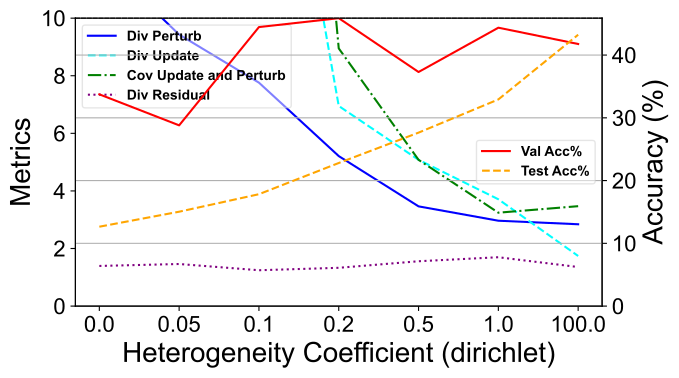

Python code for this plot:
# Simulating reading from an Excel file as a DataFrame
import numpy as np
import pandas as pd
import matplotlib.pyplot as plt
from matplotlib import rcParams

# Manually creating the DataFrame to simulate the data from the provided content
df = pd.DataFrame({
    "dirichlet": [0, 0.05, 0.1, 0.2, 0.5, 1, 100],
    "Div Perturb": [12.1, 9.43, 7.76, 5.21, 3.4638, 2.965, 2.8421],
    "Div Update": [16.9732, 21.6551, 22.611, 6.95, 5.08, 3.71, 1.74],
    "Cov Update and Perturb": [21.016, 18.736, 39, 8.95, 5.08, 3.244, 3.47],
    "Div Residual": [1.394293177, 1.461694908, 1.245546915, 1.329944524, 1.557764119, 1.697307712, 1.356985313],
    "Val Acc%": [33.74, 28.8, 44.46, 45.88, 37.3, 44.36, 41.76],
    "Test Acc%": [12.65, 15.04, 17.83, 22.8, 27.64, 32.93, 43.24]
})

# Set a display-friendly font globally
rcParams['font.family'] = 'sans-serif'
rcParams['font.sans-serif'] = ['Arial', 'Helvetica', 'DejaVu Sans']

# Create an array of equal spacing for the x-axis based on the length of the data
equal_spacing_x = np.arange(len(df["dirichlet"]))

# Save the plot with larger fonts and export as a PDF
output_pdf_path = 'E:\Github\Official-FedGF/tools\draw/enlarged_fonts_metrics_plot.pdf'

width_in_inches = 496 / 72
height_in_inches = 279 / 72
# Regenerate the plot with adjusted legend position
fig, ax1 = plt.subplots(figsize=(width_in_inches, height_in_inches))

# Plot left-axis metrics
ax1.set_xlabel("Heterogeneity Coefficient (dirichlet)", fontsize=20, color="black")
ax1.set_ylabel("Metrics", fontsize=20, color="black")
ax1.plot(equal_spacing_x, df["Div Perturb"], label="Div Perturb", color="blue", linestyle='-')
ax1.plot(equal_spacing_x, df["Div Update"], label="Div Update", color="cyan", linestyle='--')
ax1.plot(equal_spacing_x, df["Cov Update and Perturb"], label="Cov Update and Perturb", color="green", linestyle='-.')
ax1.plot(equal_spacing_x, df["Div Residual"], label="Div Residual", color="purple", linestyle=':')
ax1.set_ylim(0, 10)  # Left y-axis range: 0 to 10
ax1.tick_params(axis="y", labelcolor="black", labelsize=16)
ax1.tick_params(axis="x", labelcolor="black", labelsize=16)
ax1.set_xticks(equal_spacing_x)  # Set x-ticks to the new equal spacing
ax1.set_xticklabels(df["dirichlet"])  # Label the ticks with the actual dirichlet values

# Add a legend for the left-axis metrics with fully transparent background
ax1.legend(loc="upper left", fontsize=18, framealpha=0.5, prop={'weight': 'bold'})  # Fully transparent legend

# Plot right-axis metrics
ax2 = ax1.twinx()
ax2.set_ylabel("Accuracy (%)", fontsize=20, color="black")
ax2.plot(equal_spacing_x, df["Val Acc%"], label="Val Acc%", color="red", linestyle='-')
ax2.plot(equal_spacing_x, df["Test Acc%"], label="Test Acc%", color="orange", linestyle='--')
ax2.set_ylim(0, df[["Val Acc%", "Test Acc%"]].max().max())  # Right y-axis range: 0 to max value
ax2.tick_params(axis="y", labelcolor="black", labelsize=16)

# Add a legend for the right-axis metrics, moved to the center of the vertical axis
ax2.legend(loc="center right", fontsize=18, framealpha=0.5, prop={'weight': 'bold'})  # Fully transparent legend

# Modify the top border to a black dashed line
ax1.spines["top"].set_linestyle("--")
ax1.spines["top"].set_color("black")

# Remove the title and add gridlines
plt.grid(True)
plt.tight_layout()  # Ensure proper spacing for the plot

# Save the figure as a PDF
plt.savefig(output_pdf_path, format='pdf', bbox_inches='tight')
plt.close()
